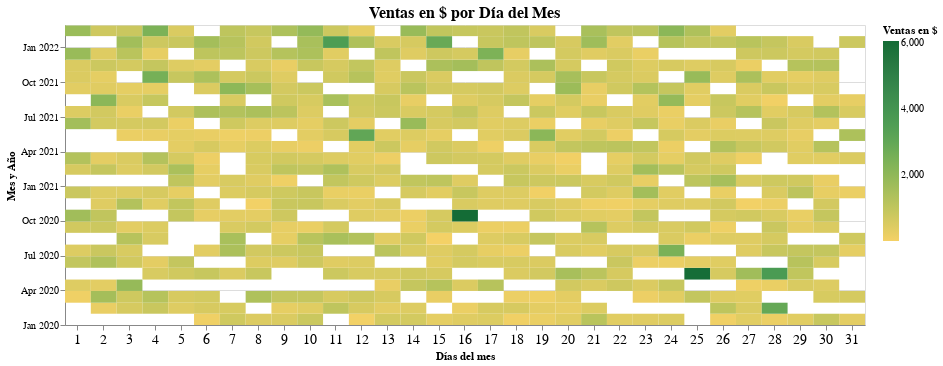

Notebook code for this chart:
### Code cell
mapa = alt.Chart(df_ventas_dol).mark_rect().encode(
                x=alt.X('dia_mes:O', title='Días del mes', axis = alt.Axis(labelAngle=0, labelFontSize=14)),
                y=alt.Y('yearmonth(fecha):T', title = 'Mes y Año', scale=alt.Scale(zero=False), 
                  axis = alt.Axis(grid=True, titleAnchor='middle', titleAngle = 270, labelFontSize=10)),
                color=alt.Color(
                    'sum(monto_dolar):Q', scale=alt.Scale(scheme='goldgreen'), legend=alt.Legend(title="Ventas en $")),
                tooltip=[
                    alt.Tooltip('dia_mes:O', title='Día'),
                    alt.Tooltip('yearmonth(fecha):T', title='Mes y Año'),
                    alt.Tooltip('sum(monto_dolar):Q', format=',.5', title='Ventas en $')]
                ).properties(title='Ventas en $ por Día del Mes',
                             width=800, 
                             height=300
                ).configure_title(
                    fontSize = 16,
                    anchor = 'middle',
                ).interactive()

mapa

### Figure 1 — Vega-Lite specification as saved in the notebook (floating-point values rounded to 4 significant figures; data arrays with more than 128 entries replaced by an {"elided": "..."} marker saying what was removed)
{"config": {"view": {"continuousWidth": 400, "continuousHeight": 300}, "title": {"anchor": "middle", "fontSize": 16}}, "data": {"name": "data-a7ec29a1c52efe8cf6aaf89c57d87266"}, "mark": "rect", "encoding": {"color": {"aggregate": "sum", "field": "monto_dolar", "legend": {"title": "Ventas en $"}, "scale": {"scheme": "goldgreen"}, "type": "quantitative"}, "tooltip": [{"field": "dia_mes", "title": "Día", "type": "ordinal"}, {"field": "fecha", "timeUnit": "yearmonth", "title": "Mes y Año", "type": "temporal"}, {"aggregate": "sum", "field": "monto_dolar", "format": ",.5", "title": "Ventas en $", "type": "quantitative"}], "x": {"axis": {"labelAngle": 0, "labelFontSize": 14}, "field": "dia_mes", "title": "Días del mes", "type": "ordinal"}, "y": {"axis": {"grid": true, "labelFontSize": 10, "titleAnchor": "middle", "titleAngle": 270}, "field": "fecha", "scale": {"zero": false}, "timeUnit": "yearmonth", "title": "Mes y Año", "type": "temporal"}}, "height": 300, "selection": {"selector002": {"type": "interval", "bind": "scales", "encodings": ["x", "y"]}}, "title": "Ventas en $ por Día del Mes", "width": 800, "$schema": "https://vega.github.io/schema/vega-lite/v4.17.0.json", "datasets": {"data-a7ec29a1c52efe8cf6aaf89c57d87266": {"elided": "612 records"}}}
